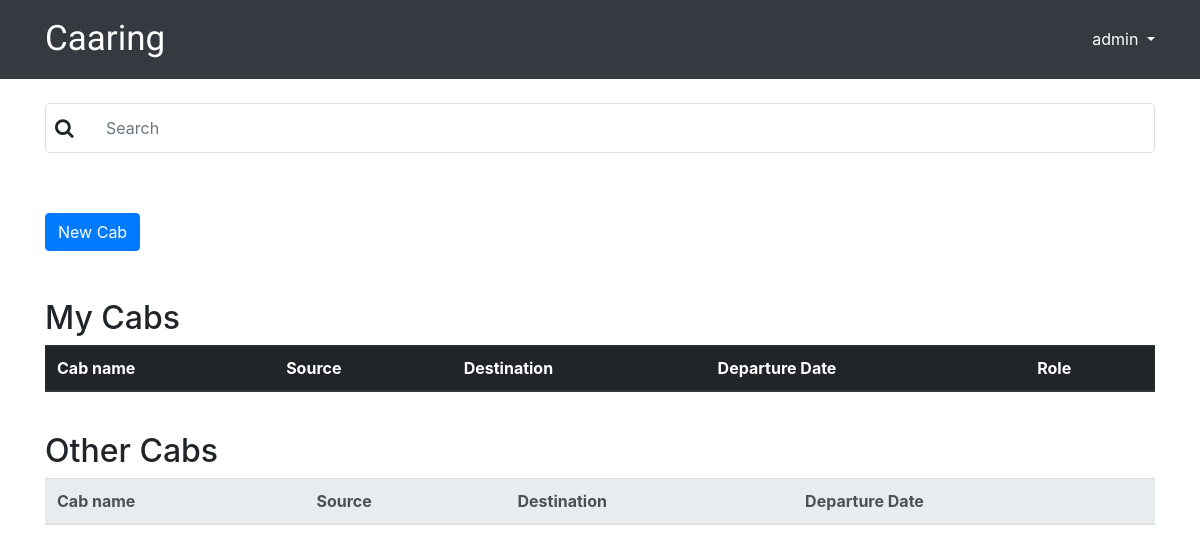
The page /cabs/ (signed in) on the database as committed earlier.
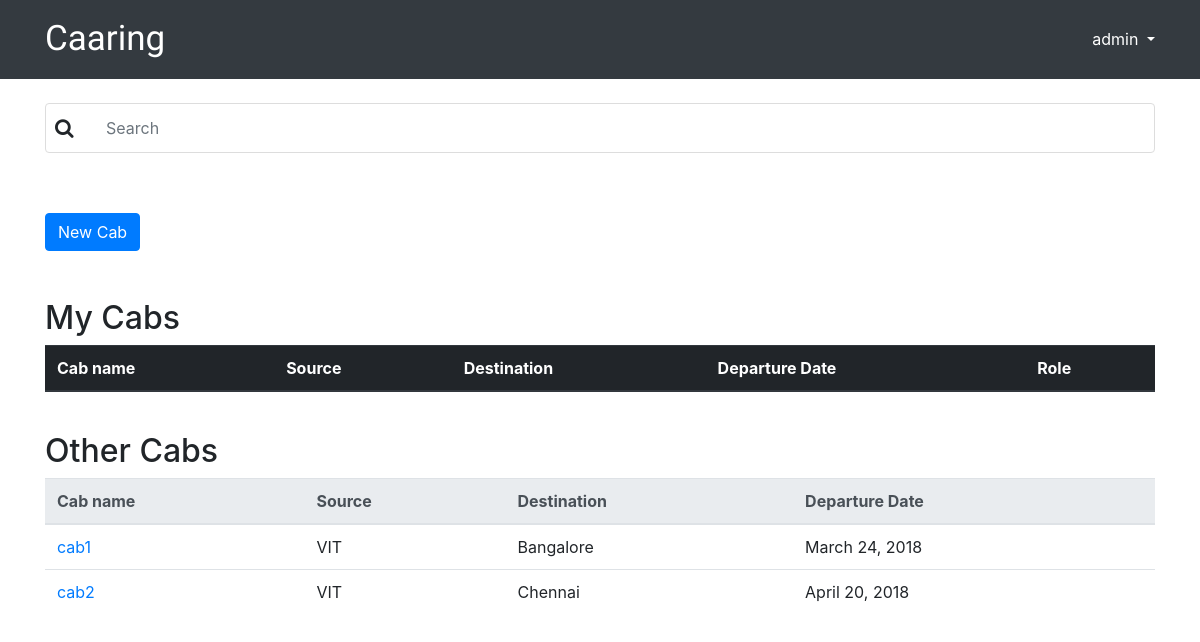
The same page on the database as committed later.
### caaring/models.py (models this page shows, shortened)
class User(AbstractUser):
    GENDER_CHOICES=(
        ('Male','Male'),
        ('Female','Female')
    )
    gender=models.CharField(max_length=10,choices=GENDER_CHOICES)
    phone_regex = RegexValidator(regex=r'^\d{10}$', message="Phone number must be of 10 digits")
    phone_number = models.CharField(validators=[phone_regex], max_length=10, blank=False)

class Cab(models.Model):
    PLACE_CHOICES=(
        ('VIT','VIT VELLORE'),
        ('Bangalore','BANGALORE'),
        ('Chennai','CHENNAI'),
        ('Hyderabad','HYDERABAD')
    )
    name_regex=RegexValidator(regex=r'^[-.@+\w]+$',message="Field can contain only a-z , A-Z , 0-9 , _ , . , @ , - , + ",code='invalid name')
    name=models.CharField(max_length=25,unique=True,validators=[name_regex])
    source=models.CharField(max_length=10,choices=PLACE_CHOICES)
    destination=models.CharField(max_length=10,choices=PLACE_CHOICES)
    dep_date=models.DateField(help_text='Input in format "YYYY-mm-dd"')
    dep_time=models.TimeField(help_text='Input in format "HH:MM"')
    size=models.IntegerField(validators=[MaxValueValidator(7), MinValueValidator(3)])
    seats_left=models.IntegerField()
    created_at=models.DateTimeField(auto_now_add=True)
    cab_admin=models.ForeignKey(User,related_name="cab_admin",on_delete=models.CASCADE,default=None)

### caaring/views.py (the view)
# urls.py: url(r'^cabs/$',views.Home,name='home'),
@login_required
def Home(request):
    passengers=Passenger.objects.filter(user=request.user)
    my_cabs=[]
    for passenger in passengers:
        my_cabs.append(Cab.objects.get(name=passenger.of_cab.name))
    allcabs=list(Cab.objects.all())
    cabs=[x for x in allcabs if x not in my_cabs]
    return render(request,'home.html',{'cabs':cabs,'my_cabs':my_cabs,'user':request.user})

### templates/home.html (shortened to what this page needs)
{% extends 'base.html' %}
{% load static %}
{% block stylesheet %}
<link rel="stylesheet" href="{% static 'css/search.css' %}">
<link href="https://maxcdn.bootstrapcdn.com/font-awesome/4.7.0/css/font-awesome.min.css" rel="stylesheet">
{% endblock %}
{% block content %}
<div class="search">
  <span class="fa fa-search"></span>
<input type="text" class="form-control" id="searchCab"  placeholder="Search">
</div>
<br>
<br>
<a href="{% url 'new_cab' %}" class="btn btn-primary" role="button">New Cab</a>
<br>
<br>
<br>
<h2>My Cabs</h2>
      <table class="table">
        <thead class="thead-dark">
          <tr>
            <th>Cab name</th>
              <th>Source</th>
              <th>Destination</th>
              <th>Departure Date</th>
              <th>Role</th>
          </tr>
        </thead>
      </table>
<br>
<h2>Other Cabs</h2>
      <table class="table">
        <thead class="thead-light">
          <tr>
            <th>Cab name</th>
              <th>Source</th>
              <th>Destination</th>
              <th>Departure Date</th>
          </tr>
        </thead>
        <tbody id="otherCabs">
          {% for cab in cabs %}
            <tr>
              <td>
                  <a href="{% url 'cab_detail' cab.name %}">{{ cab.name }}</a>
              </td>
                <td>
                {{ cab.source }}
              </td>
                <td>
                {{ cab.destination }}
              </td>
                 <td>
                {{ cab.dep_date }}
              </td>
            </tr>
          {% endfor %}
        </tbody>
      </table>
<br>
{% endblock %}

### templates/base.html (shortened to what this page needs)
{% load static %}
<html>
<head>
    <link rel="stylesheet" href="{% static 'css/bootstrap.min.css' %}">
    <link rel="stylesheet" href="{% static 'css/app.css' %}">
    {% block stylesheet %}{% endblock %}
</head>
<body>
{% block body %}
<nav class="navbar navbar-expand-lg navbar-dark bg-dark">
      <div class="container">
        <a class="navbar-brand" href="{% url 'home' %}">Caaring</a>
      <div class="collapse navbar-collapse" id="mainMenu">
          {% if user.is_authenticated %}
        <ul class="navbar-nav ml-auto">
          <li class="nav-item">
              <li class="dropdown">
            <a style="color:#fff" href="#" class="dropdown-toggle" data-toggle="dropdown" role="button" aria-haspopup="true" aria-expanded="false">{{ user.username }}
            </a>
          </li>
          </li>
        </ul>
          {% else %}
        <form class="form-inline ml-auto" style="margin-top:10px">
          <a href="{% url 'login' %}" class="btn btn-secondary">Log in</a>
          <a href="{% url 'signup' %}" class="btn btn-primary ml-2">Sign up</a>
        </form>
           {% endif %}
      </div>
      </div>
</nav>
    <div class="container">
        <br>
      {% block content %}
      {% endblock %}
    </div>
{% endblock body %}
</body>
</html>

### caaring/static/css/app.css (style rules this page uses)
.navbar-brand { font-family:'Faster One', cursive; font-size:35px; }

### caaring/static/css/search.css (style rules this page uses)
#searchCab { background-image: url('/css/searchicon.png'); background-position: 10px 12px; background-repeat: no-repeat; width: 100%; font-size: 16px; padding: 12px 20px 12px 40px; border: 1px solid #ddd; margin-bottom: 12px; }
.search { position: relative; }
.search input { text-indent: 20px; }
.search .fa-search { position: absolute; top: 15px; left: 10px; font-size: 20px; }

Rows that differ between the two databases and show on the page:
added Cab: name "cab1", source "VIT", destination "Bangalore", dep_date "March 24, 2018"
added Cab: name "cab2", source "VIT", destination "Chennai", dep_date "April 20, 2018"
